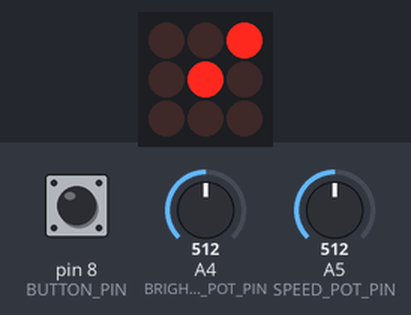
The sketch below on a simulated Arduino Uno, built with avr-gcc and run on an emulated ATmega328P. Parts: 3×3 LED matrix. Wiring (inferred from the names in the program): LED matrix (orientation assumed): rows pin 5, pin 6, pin 7; columns pin 2, pin 3, pin 4. Inputs (shaded band) come from the test bench; at power-on: A5 (SPEED_POT_PIN) = 512, A4 (BRIGHTNESS_POT_PIN) = 512, pin 8 (BUTTON_PIN) LOW.

Above: at 0.51 s.
1.3 s: A5 (SPEED_POT_PIN) set to 900
At 2.3 s:
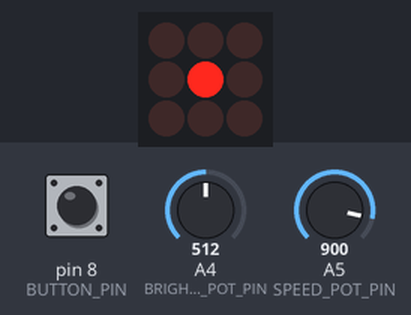
2.8 s: A5 (SPEED_POT_PIN) set to 716
At 3.8 s:
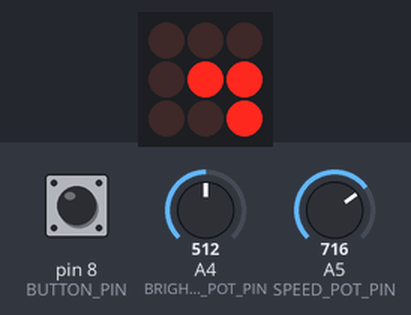
4.7 s: A4 (BRIGHTNESS_POT_PIN) set to 40
7.1 s: A4 (BRIGHTNESS_POT_PIN) set to 37
At 8.2 s:
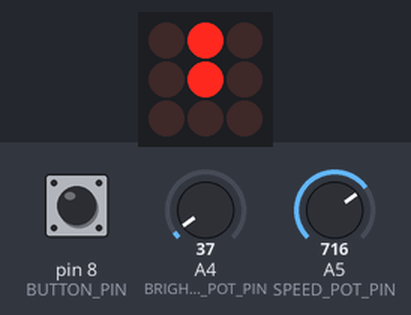
10.1 s: pin 8 (BUTTON_PIN) pulled HIGH for 1 s
At 11.65 s:
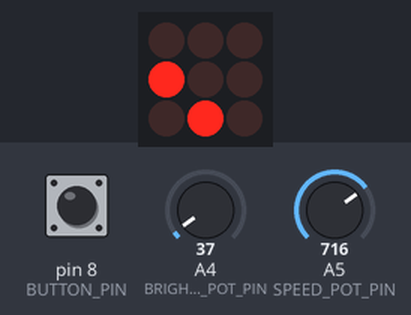
11.7 s: pin 8 (BUTTON_PIN) pulled HIGH for 0.15 s
At 13.31 s:
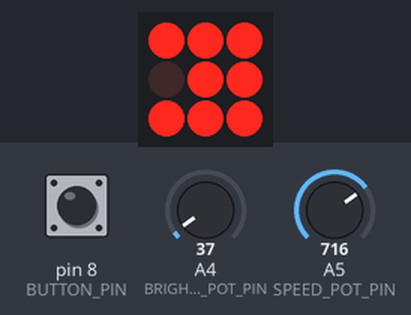

Measured:
- the behaviour switches between 38 and 37 on A4 (BRIGHTNESS_POT_PIN) (found by bisection; images 2 and 3)
- after the input at 1.3 s, the display: changes after 0.06 s (image 1)
- after the input at 2.8 s, the display: first changes after 0.08 s (image 2 shows a later state)
- after the input at 7.1 s, the display: first differs from a run without the input after 0.40 s (image 3)
- after the input at 10.1 s, the display: first differs from a run without the input at once (image 4 shows a later state)
- after the input at 11.7 s, the display: first differs from a run without the input at once (image 5 shows a later state)

The sketch:

LED_multiplexer_arduino.ino
```cpp
// Code partially based on "Transistor Multiplexing 3x3 LEDs" by Marty Peltz (https://www.instructables.com/id/Multiplexing-with-Arduino-Transistors-I-made/)

#include "LED_multiplexer.h"
#include "patterns.c"
#include <math.h>

#define COL_1_CATHODE 2
#define COL_2_CATHODE 3
#define COL_3_CATHODE 4
#define ROW_1_ANODE 5
#define ROW_2_ANODE 6
#define ROW_3_ANODE 7
#define BUTTON_PIN 8
#define BRIGHTNESS_POT_PIN A4
#define SPEED_POT_PIN A5

#define LIGHT_LEVEL_INIT 100
#define MAX_BRIGHTNESS 1000
#define PATTERN_TIME_INIT 20

#define NUM_PATTERNS 8

// Setup pattern function pointers
void (*patterns[NUM_PATTERNS])(void) =
  {&pattern_A, &pattern_B, &pattern_C, &pattern_D, &pattern_E,
   &pattern_F, &pattern_G, &pattern_H};

int pattern_ind = 0;
int brightness = LIGHT_LEVEL_INIT;
int pattern_time = PATTERN_TIME_INIT;

void setup() {
  // Serial.begin(9600);

  // Setup LED/transistor pins digital write pins
  pinMode(COL_1_CATHODE, OUTPUT);
  pinMode(COL_2_CATHODE, OUTPUT);
  pinMode(COL_3_CATHODE, OUTPUT);
  pinMode(ROW_1_ANODE, OUTPUT);
  pinMode(ROW_2_ANODE, OUTPUT);
  pinMode(ROW_3_ANODE, OUTPUT);
  digitalWrite(COL_1_CATHODE, LOW);
  digitalWrite(COL_2_CATHODE, LOW);
  digitalWrite(COL_3_CATHODE, LOW);
  digitalWrite(ROW_1_ANODE, LOW);
  digitalWrite(ROW_2_ANODE, LOW);
  digitalWrite(ROW_3_ANODE, LOW);

  // Setup potentiometer analog read pins
  pinMode(SPEED_POT_PIN, INPUT);
  pinMode(BRIGHTNESS_POT_PIN, INPUT);

  // Setup button digital read pin
  pinMode(BUTTON_PIN, INPUT);

  button_pushed = false;
}

void loop() {
  patterns[pattern_ind]();  // Run selected pattern
}

void multiplex_LEDs(int col_1, int col_2, int col_3)
{
  // Function should be improved by using clock time rather than iteration count for pattern_time
  // Making this improvement would prevent change in brightness from effecting speed
  for (int i = 0; i < pattern_time; i++) {
    if (update_rows(col_1))
      return;
    digitalWrite(COL_1_CATHODE, HIGH);
    delayMicroseconds(brightness);
    digitalWrite(COL_1_CATHODE, LOW);
    delayMicroseconds(MAX_BRIGHTNESS - brightness);

    if (update_rows(col_2))
      return;
    digitalWrite(COL_2_CATHODE, HIGH);
    delayMicroseconds(brightness);
    digitalWrite(COL_2_CATHODE, LOW);
    delayMicroseconds(MAX_BRIGHTNESS - brightness);

    if (update_rows(col_3))
      return;
    digitalWrite(COL_3_CATHODE, HIGH);
    delayMicroseconds(brightness);
    digitalWrite(COL_3_CATHODE, LOW);
    delayMicroseconds(MAX_BRIGHTNESS - brightness);

    pattern_time = map_speed_value(analogRead(SPEED_POT_PIN));
    brightness = map_brightness_value(analogRead(BRIGHTNESS_POT_PIN));
  }
}

bool update_rows(int LED_vals)
{
  if (!button_pushed)
    check_button();
  if (button_pushed)  // Return right away if button was pushed.
    return true;

  switch (LED_vals) {
    case 0x00:
      digitalWrite(ROW_1_ANODE, LOW);
      digitalWrite(ROW_2_ANODE, LOW);
      digitalWrite(ROW_3_ANODE, LOW);
      break;
    case 0x01:
      digitalWrite(ROW_1_ANODE, LOW);
      digitalWrite(ROW_2_ANODE, LOW);
      digitalWrite(ROW_3_ANODE, HIGH);
      break;
    case 0x02:
      digitalWrite(ROW_1_ANODE, LOW);
      digitalWrite(ROW_2_ANODE, HIGH);
      digitalWrite(ROW_3_ANODE, LOW);
      break;
    case 0x03:
      digitalWrite(ROW_1_ANODE, LOW);
      digitalWrite(ROW_2_ANODE, HIGH);
      digitalWrite(ROW_3_ANODE, HIGH);
      break;
    case 0x04:
      digitalWrite(ROW_1_ANODE, HIGH);
      digitalWrite(ROW_2_ANODE, LOW);
      digitalWrite(ROW_3_ANODE, LOW);
      break;
    case 0x05:
      digitalWrite(ROW_1_ANODE, HIGH);
      digitalWrite(ROW_2_ANODE, LOW);
      digitalWrite(ROW_3_ANODE, HIGH);
      break;
    case 0x06:
      digitalWrite(ROW_1_ANODE, HIGH);
      digitalWrite(ROW_2_ANODE, HIGH);
      digitalWrite(ROW_3_ANODE, LOW);
      break;
    case 0x07:
      digitalWrite(ROW_1_ANODE, HIGH);
      digitalWrite(ROW_2_ANODE, HIGH);
      digitalWrite(ROW_3_ANODE, HIGH);
      break;
  }

  return false;
}

void check_button() {
  if (digitalRead(BUTTON_PIN)) { // If button is pushed
    // Turn all lights off except center light while handling button press
    digitalWrite(ROW_1_ANODE, LOW);
    digitalWrite(ROW_2_ANODE, HIGH);
    digitalWrite(COL_2_CATHODE, HIGH);
    digitalWrite(ROW_3_ANODE, LOW);

    if (!button_pushed) {
      pattern_ind++;
      if (pattern_ind >= NUM_PATTERNS)
        pattern_ind = 0;
      button_pushed = true;
    }
    delay(200); // Ignore button push within same 1/5 second
  }
}

int map_speed_value(int speed_pot_val){
  int speed_val = round(1.703*pow(M_E, 0.0055*(-speed_pot_val+1023)))-1;
  // Serial.print(speed_pot_val);
  // Serial.print(" ");
  // Serial.println(speed_val);
  return speed_val;
}

int map_brightness_value(int brightness_pot_val){
  int brightness_val = round((float)brightness_pot_val/1023*MAX_BRIGHTNESS);
  // Serial.print(brightness_pot_val);
  // Serial.print(" ");
  // Serial.println(brightness_val);
  return brightness_val;
}
```

LED_multiplexer.h
```cpp
#pragma once // Prevent cyclic inclusion
#include <stdbool.h>

bool button_pushed;

void multiplex_LEDs(int, int, int);
bool update_rows(int);
void check_button();
int map_speed_value(int);
int map_brightness_value(int);

void pattern_A();
void pattern_B();
void pattern_C();
void pattern_D();
void pattern_E();
void pattern_F();
void pattern_G();
void pattern_H();
```

patterns.c
```cpp
#include "LED_multiplexer.h"

void pattern_A() {
  // Single light on around in a circle CW with center light lit
  multiplex_LEDs(0b001, 0b010, 0b000);
  multiplex_LEDs(0b010, 0b010, 0b000);
  multiplex_LEDs(0b100, 0b010, 0b000);
  multiplex_LEDs(0b000, 0b110, 0b000);
  multiplex_LEDs(0b000, 0b010, 0b100);
  multiplex_LEDs(0b000, 0b010, 0b010);
  multiplex_LEDs(0b000, 0b010, 0b001);
  multiplex_LEDs(0b000, 0b011, 0b000);
  button_pushed = false;
}

void pattern_B() {
  // Single light on around in a circle CCW with center light lit
  multiplex_LEDs(0b001, 0b010, 0b000);
  multiplex_LEDs(0b000, 0b011, 0b000);
  multiplex_LEDs(0b000, 0b010, 0b001);
  multiplex_LEDs(0b000, 0b010, 0b010);
  multiplex_LEDs(0b000, 0b010, 0b100);
  multiplex_LEDs(0b000, 0b110, 0b000);
  multiplex_LEDs(0b100, 0b010, 0b000);
  multiplex_LEDs(0b010, 0b010, 0b000);
  button_pushed = false;
}

void pattern_C() {
  // Single light off around in a circle CW with center light lit
  multiplex_LEDs(0b110, 0b111, 0b111);
  multiplex_LEDs(0b101, 0b111, 0b111);
  multiplex_LEDs(0b011, 0b111, 0b111);
  multiplex_LEDs(0b111, 0b011, 0b111);
  multiplex_LEDs(0b111, 0b111, 0b011);
  multiplex_LEDs(0b111, 0b111, 0b101);
  multiplex_LEDs(0b111, 0b111, 0b110);
  multiplex_LEDs(0b111, 0b110, 0b111);
  button_pushed = false;
}

void pattern_D() {
  // Single light off around in a circle CCW with center light lit
  multiplex_LEDs(0b110, 0b111, 0b111);
  multiplex_LEDs(0b111, 0b110, 0b111);
  multiplex_LEDs(0b111, 0b111, 0b110);
  multiplex_LEDs(0b111, 0b111, 0b101);
  multiplex_LEDs(0b111, 0b111, 0b011);
  multiplex_LEDs(0b111, 0b011, 0b111);
  multiplex_LEDs(0b011, 0b111, 0b111);
  multiplex_LEDs(0b101, 0b111, 0b111);
  button_pushed = false;
}

void pattern_E() {
  // Traffic warning signal
  multiplex_LEDs(0b010, 0b101, 0b010);
  multiplex_LEDs(0b101, 0b010, 0b101);
  button_pushed = false;
}

void pattern_F() {
  // Raining
  multiplex_LEDs(0b001, 0b000, 0b000);
  multiplex_LEDs(0b010, 0b001, 0b000);
  multiplex_LEDs(0b100, 0b010, 0b001);
  multiplex_LEDs(0b000, 0b100, 0b010);
  multiplex_LEDs(0b000, 0b000, 0b100);
  button_pushed = false;
}

void pattern_G() {
  // Inverse raining
  multiplex_LEDs(0b011, 0b101, 0b110);
  multiplex_LEDs(0b111, 0b011, 0b101);
  multiplex_LEDs(0b110, 0b111, 0b011);
  multiplex_LEDs(0b101, 0b110, 0b111);
  button_pushed = false;
}

void pattern_H() {
  // Moving arrow
  multiplex_LEDs(0b010, 0b000, 0b000);
  multiplex_LEDs(0b111, 0b010, 0b000);
  multiplex_LEDs(0b010, 0b111, 0b010);
  multiplex_LEDs(0b010, 0b010, 0b111);
  multiplex_LEDs(0b000, 0b010, 0b010);
  multiplex_LEDs(0b000, 0b000, 0b010);
  multiplex_LEDs(0b000, 0b000, 0b000);
  button_pushed = false;
}
```
